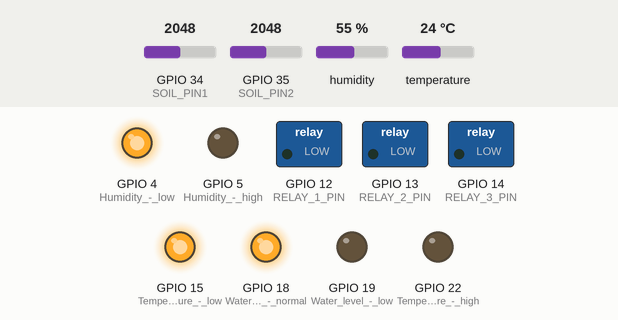
A sketch run on a simulated ESP32. Parts: switched loads named in the sketch (green lamp = pin HIGH), output pins drawn as LEDs (lit = HIGH). The test bench sets the inputs (shaded band); at power-on: humidity 55 %, temperature 24 °C, GPIO 34 (SOIL_PIN1) = 2048, GPIO 35 (SOIL_PIN2) = 2048. WiFi joins after 1.5 s; servers stay silent unless stated; what the sketch prints to the serial monitor is not drawn.

Above: at 2.7 s.
2.8 s: humidity set to 74 %
6.1 s: humidity set to 77 %
At 8.9 s:
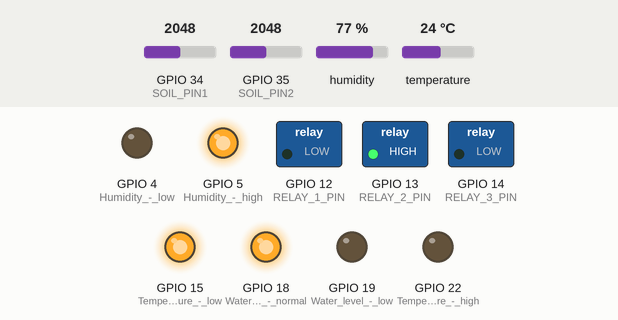
9.3 s: temperature set to 29 °C
11.9 s: temperature set to 32 °C
At 14.1 s:
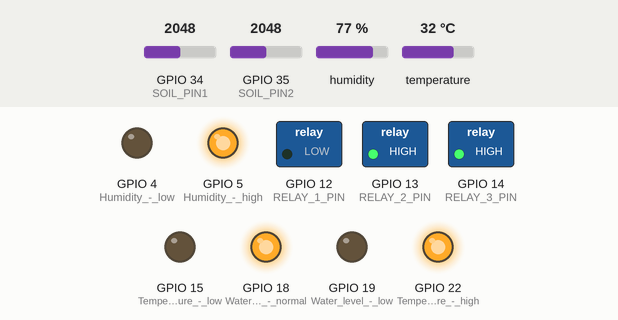
15.1 s: humidity set to 22 %
At 17.2 s:
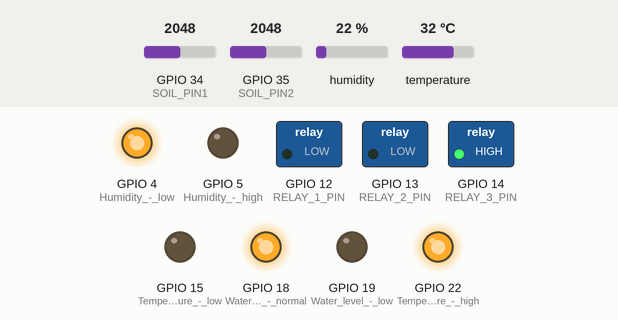
18.1 s: humidity set to 88 %
At 20.4 s:
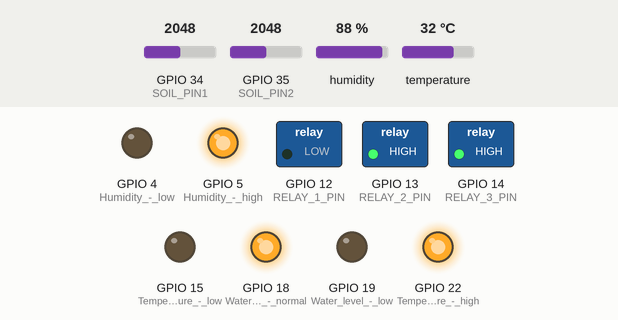
Timing chart, 0 to 21.9 s (numbered marks = the images above; inputs shaded):
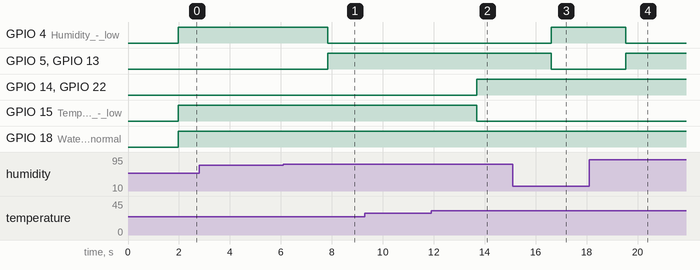

The sketch:

RUSL_Smart_Farm_Project.ino
```cpp
//© Real-Time Farm Monitoring System - 2024 RUSL

#include <DHT.h>
#include <FirebaseESP32.h>
#include <Wire.h>

// Network credentials (replace with your own)
#define WIFI_SSID "your_wifi_ssid"
#define WIFI_PASSWORD "your_wifi_password"

// Firebase project details (replace with your own)
#define API_KEY "your_firebase_api_key"
#define DATABASE_URL "your_database_url"

// Pin configuration
#define DHT_PIN 2        // DHT11 sensor pin (temperature & humidity)
#define SOIL_PIN1 34     // Soil moisture sensor 1 pin
#define SOIL_PIN2 35     // Soil moisture sensor 2 pin

#define RELAY_1_PIN 12   // Relay 1 pin (water pump)
#define RELAY_2_PIN 13   // Relay 2 pin (humidity controller)
#define RELAY_3_PIN 14   // Relay 3 pin (temperature controller)

#define DHT_TYPE DHT11   // DHT sensor type

DHT dht(DHT_PIN, DHT_TYPE);
FirebaseData firebaseData;

// Thresholds
int SET_MOISTURE = 3500;  // Threshold for soil moisture (0 = wet, 4000 = dry)
int SET_HUMIDITY = 75;    // Threshold for humidity (%)
int SET_TEMP = 30;        // Threshold for temperature (Celsius)

void setup() {
  Serial.begin(115200);

  // Connect to Wi-Fi
  WiFi.begin(WIFI_SSID, WIFI_PASSWORD);
  while (WiFi.status() != WL_CONNECTED) {
    delay(500);
    Serial.print(".");
  }

  // Connect to Firebase
  Firebase.begin(DATABASE_URL, API_KEY, &firebaseData);

  // Initialize DHT sensor
  dht.begin();

  // Set relay pins as outputs
  pinMode(RELAY_1_PIN, OUTPUT);
  pinMode(RELAY_2_PIN, OUTPUT);
  pinMode(RELAY_3_PIN, OUTPUT);

  // Set LED indicators as outputs
  pinMode(19, OUTPUT);  // Water level - low
  pinMode(18, OUTPUT);  // Water level - normal
  pinMode(5, OUTPUT);   // Humidity - high
  pinMode(4, OUTPUT);   // Humidity - low
  pinMode(22, OUTPUT);  // Temperature - high
  pinMode(15, OUTPUT);  // Temperature - low
}

void loop() {
  // Read sensor data
  float temperature = dht.readTemperature();
  float humidity = dht.readHumidity();
  int SOIL_READ1 = analogRead(SOIL_PIN1);
  int SOIL_READ2 = analogRead(SOIL_PIN2);
  int soilMoisture = (SOIL_READ1 + SOIL_READ2) / 2;

  // Upload data to Firebase
  Firebase.setFloat(firebaseData, "temperature", temperature);
  Firebase.setFloat(firebaseData, "humidity", humidity);
  Firebase.setInt(firebaseData, "soilMoisture", soilMoisture);

  // Print data to Serial Monitor
  Serial.print("TEMPERATURE: ");
  Serial.println(temperature);
  Serial.print("HUMIDITY: ");
  Serial.println(humidity);
  Serial.print("MOISTURE: ");
  Serial.println(soilMoisture);
  Serial.println("_________________________");

  // Control Relay 1 (water pump) based on soil moisture
  if (soilMoisture > SET_MOISTURE) {
    digitalWrite(RELAY_1_PIN, HIGH);
    digitalWrite(19, HIGH);  // Water level - low indicator
    digitalWrite(18, LOW);   // Water level - normal indicator
  } else {
    digitalWrite(RELAY_1_PIN, LOW);
    digitalWrite(19, LOW);
    digitalWrite(18, HIGH);
  }

  // Control Relay 2 (humidity controller) based on humidity
  if (humidity > SET_HUMIDITY) {
    digitalWrite(RELAY_2_PIN, HIGH);
    digitalWrite(5, HIGH);  // Humidity - high indicator
    digitalWrite(4, LOW);   // Humidity - low indicator
  } else {
    digitalWrite(RELAY_2_PIN, LOW);
    digitalWrite(5, LOW);
    digitalWrite(4, HIGH);
  }

  // Control Relay 3 (temperature controller) based on temperature
  if (temperature > SET_TEMP) {
    digitalWrite(RELAY_3_PIN, HIGH);
    digitalWrite(22, HIGH);  // Temperature - high indicator
    digitalWrite(15, LOW);   // Temperature - low indicator
  } else {
    digitalWrite(RELAY_3_PIN, LOW);
    digitalWrite(22, LOW);
    digitalWrite(15, HIGH);
  }

  delay(1000);  // Delay between loops
}
```

Measured:
- the behaviour switches between 75 and 76 % on humidity (found by bisection; images 0 and 1)
- the behaviour switches between 30 and 31 °C on temperature (found by bisection; images 1 and 2)
- after the input at 2.8 s, every drawn part: stays the same
- after the input at 6.1 s, GPIO 4 (Humidity_-_low): HIGH → LOW after 1.7 s; GPIO 5 (Humidity_-_high), GPIO 13 (RELAY_2_PIN): LOW → HIGH after 1.7 s
- after the input at 9.3 s, every drawn part: stays the same
- after the input at 11.9 s, GPIO 14 (RELAY_3_PIN), GPIO 22 (Temperature_-_high): LOW → HIGH after 1.8 s; GPIO 15 (Temperature_-_low): HIGH → LOW after 1.8 s
- after the input at 15.1 s, GPIO 4 (Humidity_-_low): LOW → HIGH after 1.5 s; GPIO 5 (Humidity_-_high), GPIO 13 (RELAY_2_PIN): HIGH → LOW after 1.5 s
- after the input at 18.1 s, GPIO 4 (Humidity_-_low): HIGH → LOW after 1.4 s; GPIO 5 (Humidity_-_high), GPIO 13 (RELAY_2_PIN): LOW → HIGH after 1.4 s
